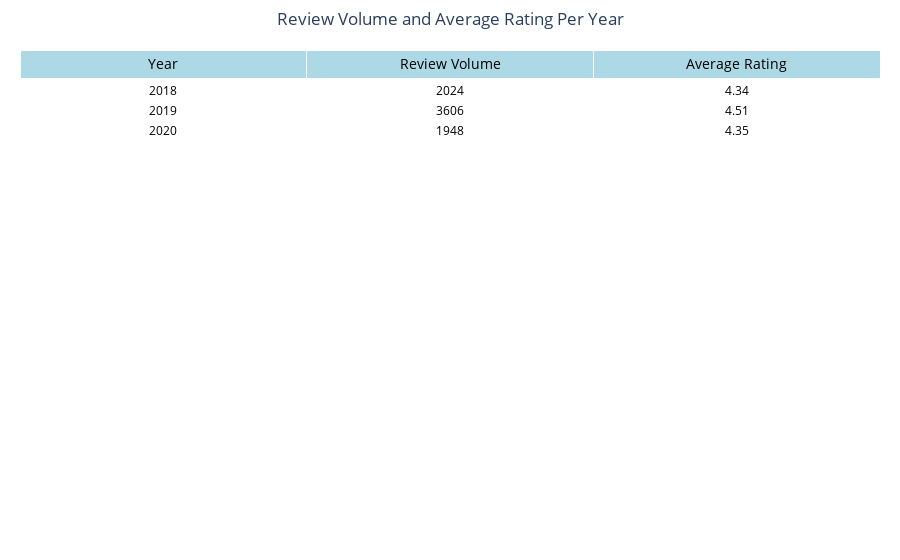

This figure's notebook cell:
### Markdown cell above
## Reviews Volume

### Code cell
# Yearly Review Volume and Average Rating
data = df.groupby(["year"]).agg(
    review_volume = ("id", "count"), # Count reviews
    average_rating = ("rating", "mean") # Average rating
).reset_index()

fig_table = go.Figure(
    data=[
        go.Table(
            header=dict(
                values=["Year", "Review Volume", "Average Rating"],  # Column headers
                fill_color="lightblue",  # Header background color
                align="center",  # Center-align text
                font=dict(size=14, color="black")  # Font style
            ),
            cells=dict(
                values=[
                    data["year"],  # Year column
                    data["review_volume"],  # Review volume column
                    data["average_rating"].round(2)  # Average rating (rounded to 2 decimals)
                ],
                fill_color="white",  # Cell background color
                align="center",  # Center-align text
                font=dict(size=12, color="black")  # Font style
            )
        )
    ]
)
fig_table.update_layout(
    title_text="Review Volume and Average Rating Per Year",  # Title
    title_x=0.5,  # Center-align the title
    margin=dict(l=20, r=20, t=50, b=20)  # Adjust margins
)
fig_table.show()

### Figure 1 — Plotly figure (JSON) as saved in the notebook; plotly's stock layout.template omitted (floating-point values rounded to 4 significant figures)
{"data": [{"cells": {"align": "center", "fill": {"color": "white"}, "font": {"color": "black", "size": 12}, "values": [[2018, 2019, 2020], [2024, 3606, 1948], [4.34, 4.51, 4.35]]}, "header": {"align": "center", "fill": {"color": "lightblue"}, "font": {"color": "black", "size": 14}, "values": ["Year", "Review Volume", "Average Rating"]}, "type": "table"}], "layout": {"margin": {"b": 20, "l": 20, "r": 20, "t": 50}, "title": {"text": "Review Volume and Average Rating Per Year", "x": 0.5}}}
